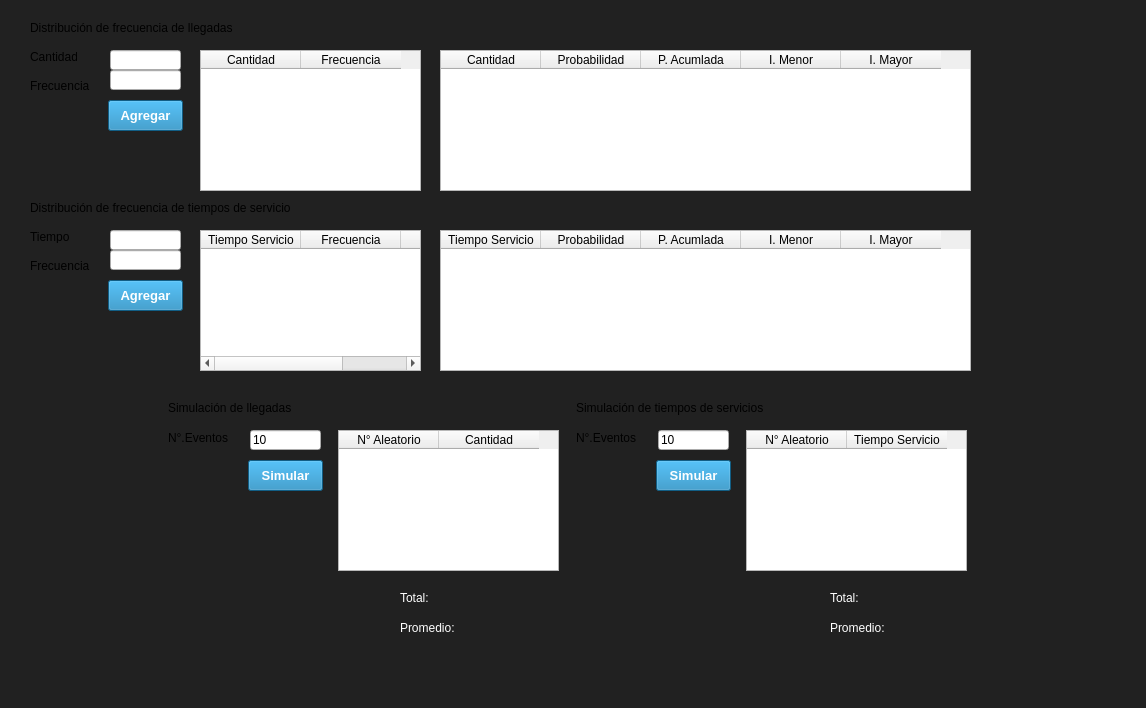
<?xml version="1.0" encoding="UTF-8"?>
<ui version="4.0">
 <class>Principal3</class>
 <widget class="QWidget" name="Principal3">
  <property name="geometry">
   <rect>
    <x>0</x>
    <y>0</y>
    <width>1146</width>
    <height>708</height>
   </rect>
  </property>
  <property name="windowTitle">
   <string>Form</string>
  </property>
  <property name="styleSheet">
   <string notr="true">#Principal3{
	background:#212121;
}

.QLabel{
	background:#212121;
}

.QLineEdit{
	
	font: 75 7.5pt &quot;Arial&quot;;
}
.QPushButton{
	font-family: Arial, Verdana;
	color:#ffffff;
	background-color: #1883BA;
	padding:5px;
	font-weight: 600;
	font-size: 13px;
}
</string>
  </property>
  <widget class="QLineEdit" name="txtFrecuenciaCantidad">
   <property name="geometry">
    <rect>
     <x>110</x>
     <y>70</y>
     <width>71</width>
     <height>20</height>
    </rect>
   </property>
  </widget>
  <widget class="QTableWidget" name="tabla_funcion">
   <property name="enabled">
    <bool>true</bool>
   </property>
   <property name="geometry">
    <rect>
     <x>200</x>
     <y>50</y>
     <width>221</width>
     <height>141</height>
    </rect>
   </property>
   <property name="cursor" stdset="0">
    <cursorShape>PointingHandCursor</cursorShape>
   </property>
   <property name="statusTip">
    <string/>
   </property>
   <property name="editTriggers">
    <set>QAbstractItemView::NoEditTriggers</set>
   </property>
   <property name="dragDropOverwriteMode">
    <bool>true</bool>
   </property>
   <property name="rowCount">
    <number>0</number>
   </property>
   <property name="columnCount">
    <number>2</number>
   </property>
   <column>
    <property name="text">
     <string>Cantidad</string>
    </property>
   </column>
   <column>
    <property name="text">
     <string>Frecuencia</string>
    </property>
   </column>
  </widget>
  <widget class="QLabel" name="label_9">
   <property name="geometry">
    <rect>
     <x>168</x>
     <y>430</y>
     <width>61</width>
     <height>16</height>
    </rect>
   </property>
   <property name="text">
    <string>N°.Eventos</string>
   </property>
  </widget>
  <widget class="QLineEdit" name="txtEventos">
   <property name="geometry">
    <rect>
     <x>250</x>
     <y>430</y>
     <width>71</width>
     <height>20</height>
    </rect>
   </property>
   <property name="text">
    <string>10</string>
   </property>
  </widget>
  <widget class="QTableWidget" name="tabla_completa">
   <property name="enabled">
    <bool>true</bool>
   </property>
   <property name="geometry">
    <rect>
     <x>440</x>
     <y>50</y>
     <width>531</width>
     <height>141</height>
    </rect>
   </property>
   <property name="cursor" stdset="0">
    <cursorShape>PointingHandCursor</cursorShape>
   </property>
   <property name="statusTip">
    <string/>
   </property>
   <property name="editTriggers">
    <set>QAbstractItemView::NoEditTriggers</set>
   </property>
   <property name="dragDropOverwriteMode">
    <bool>true</bool>
   </property>
   <property name="rowCount">
    <number>0</number>
   </property>
   <property name="columnCount">
    <number>5</number>
   </property>
   <column>
    <property name="text">
     <string>Cantidad</string>
    </property>
   </column>
   <column>
    <property name="text">
     <string>Probabilidad</string>
    </property>
   </column>
   <column>
    <property name="text">
     <string>P. Acumlada</string>
    </property>
   </column>
   <column>
    <property name="text">
     <string>I. Menor</string>
    </property>
   </column>
   <column>
    <property name="text">
     <string>I. Mayor</string>
    </property>
   </column>
  </widget>
  <widget class="QLabel" name="label_8">
   <property name="geometry">
    <rect>
     <x>30</x>
     <y>50</y>
     <width>47</width>
     <height>13</height>
    </rect>
   </property>
   <property name="text">
    <string>Cantidad</string>
   </property>
  </widget>
  <widget class="QTableWidget" name="tabla_simulacion">
   <property name="enabled">
    <bool>true</bool>
   </property>
   <property name="geometry">
    <rect>
     <x>338</x>
     <y>430</y>
     <width>221</width>
     <height>141</height>
    </rect>
   </property>
   <property name="cursor" stdset="0">
    <cursorShape>PointingHandCursor</cursorShape>
   </property>
   <property name="statusTip">
    <string/>
   </property>
   <property name="editTriggers">
    <set>QAbstractItemView::NoEditTriggers</set>
   </property>
   <property name="dragDropOverwriteMode">
    <bool>true</bool>
   </property>
   <property name="rowCount">
    <number>0</number>
   </property>
   <property name="columnCount">
    <number>2</number>
   </property>
   <column>
    <property name="text">
     <string>N° Aleatorio</string>
    </property>
   </column>
   <column>
    <property name="text">
     <string>Cantidad</string>
    </property>
   </column>
  </widget>
  <widget class="QLabel" name="label_11">
   <property name="geometry">
    <rect>
     <x>30</x>
     <y>70</y>
     <width>71</width>
     <height>31</height>
    </rect>
   </property>
   <property name="text">
    <string>Frecuencia</string>
   </property>
  </widget>
  <widget class="QLabel" name="label_10">
   <property name="geometry">
    <rect>
     <x>168</x>
     <y>400</y>
     <width>241</width>
     <height>16</height>
    </rect>
   </property>
   <property name="text">
    <string>Simulación de llegadas</string>
   </property>
  </widget>
  <widget class="QPushButton" name="btnAgregarDemanda">
   <property name="geometry">
    <rect>
     <x>108</x>
     <y>100</y>
     <width>75</width>
     <height>31</height>
    </rect>
   </property>
   <property name="text">
    <string>Agregar</string>
   </property>
  </widget>
  <widget class="QLabel" name="label_7">
   <property name="geometry">
    <rect>
     <x>30</x>
     <y>20</y>
     <width>231</width>
     <height>16</height>
    </rect>
   </property>
   <property name="text">
    <string>Distribución de frecuencia de llegadas</string>
   </property>
  </widget>
  <widget class="QPushButton" name="btnSimular">
   <property name="geometry">
    <rect>
     <x>248</x>
     <y>460</y>
     <width>75</width>
     <height>31</height>
    </rect>
   </property>
   <property name="text">
    <string>Simular</string>
   </property>
  </widget>
  <widget class="QLineEdit" name="txtCantidadCliente">
   <property name="geometry">
    <rect>
     <x>110</x>
     <y>50</y>
     <width>71</width>
     <height>20</height>
    </rect>
   </property>
  </widget>
  <widget class="QTableWidget" name="tabla_completa_tiempo">
   <property name="enabled">
    <bool>true</bool>
   </property>
   <property name="geometry">
    <rect>
     <x>440</x>
     <y>230</y>
     <width>531</width>
     <height>141</height>
    </rect>
   </property>
   <property name="cursor" stdset="0">
    <cursorShape>PointingHandCursor</cursorShape>
   </property>
   <property name="statusTip">
    <string/>
   </property>
   <property name="editTriggers">
    <set>QAbstractItemView::NoEditTriggers</set>
   </property>
   <property name="dragDropOverwriteMode">
    <bool>true</bool>
   </property>
   <property name="rowCount">
    <number>0</number>
   </property>
   <property name="columnCount">
    <number>5</number>
   </property>
   <column>
    <property name="text">
     <string>Tiempo Servicio</string>
    </property>
   </column>
   <column>
    <property name="text">
     <string>Probabilidad</string>
    </property>
   </column>
   <column>
    <property name="text">
     <string>P. Acumlada</string>
    </property>
   </column>
   <column>
    <property name="text">
     <string>I. Menor</string>
    </property>
   </column>
   <column>
    <property name="text">
     <string>I. Mayor</string>
    </property>
   </column>
  </widget>
  <widget class="QLabel" name="label_16">
   <property name="geometry">
    <rect>
     <x>30</x>
     <y>250</y>
     <width>71</width>
     <height>31</height>
    </rect>
   </property>
   <property name="text">
    <string>Frecuencia</string>
   </property>
  </widget>
  <widget class="QLineEdit" name="txtTiempoServicio">
   <property name="geometry">
    <rect>
     <x>110</x>
     <y>230</y>
     <width>71</width>
     <height>20</height>
    </rect>
   </property>
  </widget>
  <widget class="QTableWidget" name="tabla_funcion_tiempo">
   <property name="enabled">
    <bool>true</bool>
   </property>
   <property name="geometry">
    <rect>
     <x>200</x>
     <y>230</y>
     <width>221</width>
     <height>141</height>
    </rect>
   </property>
   <property name="cursor" stdset="0">
    <cursorShape>PointingHandCursor</cursorShape>
   </property>
   <property name="statusTip">
    <string/>
   </property>
   <property name="editTriggers">
    <set>QAbstractItemView::NoEditTriggers</set>
   </property>
   <property name="dragDropOverwriteMode">
    <bool>true</bool>
   </property>
   <property name="rowCount">
    <number>0</number>
   </property>
   <property name="columnCount">
    <number>3</number>
   </property>
   <column>
    <property name="text">
     <string>Tiempo Servicio</string>
    </property>
   </column>
   <column>
    <property name="text">
     <string>Frecuencia</string>
    </property>
   </column>
   <column>
    <property name="text">
     <string>Quitar</string>
    </property>
   </column>
  </widget>
  <widget class="QLabel" name="label_17">
   <property name="geometry">
    <rect>
     <x>30</x>
     <y>230</y>
     <width>47</width>
     <height>13</height>
    </rect>
   </property>
   <property name="text">
    <string>Tiempo</string>
   </property>
  </widget>
  <widget class="QLineEdit" name="txtFrecuenciaTiempo">
   <property name="geometry">
    <rect>
     <x>110</x>
     <y>250</y>
     <width>71</width>
     <height>20</height>
    </rect>
   </property>
  </widget>
  <widget class="QPushButton" name="btnAgregarTiempo">
   <property name="geometry">
    <rect>
     <x>108</x>
     <y>280</y>
     <width>75</width>
     <height>31</height>
    </rect>
   </property>
   <property name="text">
    <string>Agregar</string>
   </property>
  </widget>
  <widget class="QLabel" name="label_18">
   <property name="geometry">
    <rect>
     <x>30</x>
     <y>200</y>
     <width>271</width>
     <height>16</height>
    </rect>
   </property>
   <property name="text">
    <string>Distribución de frecuencia de tiempos de servicio</string>
   </property>
  </widget>
  <widget class="QLabel" name="label_19">
   <property name="geometry">
    <rect>
     <x>576</x>
     <y>430</y>
     <width>61</width>
     <height>16</height>
    </rect>
   </property>
   <property name="text">
    <string>N°.Eventos</string>
   </property>
  </widget>
  <widget class="QTableWidget" name="tabla_simulacion_2">
   <property name="enabled">
    <bool>true</bool>
   </property>
   <property name="geometry">
    <rect>
     <x>746</x>
     <y>430</y>
     <width>221</width>
     <height>141</height>
    </rect>
   </property>
   <property name="cursor" stdset="0">
    <cursorShape>PointingHandCursor</cursorShape>
   </property>
   <property name="statusTip">
    <string/>
   </property>
   <property name="editTriggers">
    <set>QAbstractItemView::NoEditTriggers</set>
   </property>
   <property name="dragDropOverwriteMode">
    <bool>true</bool>
   </property>
   <property name="rowCount">
    <number>0</number>
   </property>
   <property name="columnCount">
    <number>2</number>
   </property>
   <column>
    <property name="text">
     <string>N° Aleatorio</string>
    </property>
   </column>
   <column>
    <property name="text">
     <string>Tiempo Servicio</string>
    </property>
   </column>
  </widget>
  <widget class="QPushButton" name="btnSimularTiempos">
   <property name="geometry">
    <rect>
     <x>656</x>
     <y>460</y>
     <width>75</width>
     <height>31</height>
    </rect>
   </property>
   <property name="text">
    <string>Simular</string>
   </property>
  </widget>
  <widget class="QLabel" name="label_20">
   <property name="geometry">
    <rect>
     <x>576</x>
     <y>400</y>
     <width>221</width>
     <height>16</height>
    </rect>
   </property>
   <property name="text">
    <string>Simulación de tiempos de servicios</string>
   </property>
  </widget>
  <widget class="QLineEdit" name="txtEventos_2">
   <property name="geometry">
    <rect>
     <x>658</x>
     <y>430</y>
     <width>71</width>
     <height>20</height>
    </rect>
   </property>
   <property name="text">
    <string>10</string>
   </property>
  </widget>
  <widget class="QLabel" name="lblTotalLlegadas">
   <property name="geometry">
    <rect>
     <x>400</x>
     <y>590</y>
     <width>151</width>
     <height>16</height>
    </rect>
   </property>
   <property name="font">
    <font>
     <family>MS Shell Dlg 2</family>
     <pointsize>9</pointsize>
     <weight>9</weight>
     <italic>false</italic>
     <bold>false</bold>
    </font>
   </property>
   <property name="styleSheet">
    <string notr="true">color: rgb(255, 255, 255);
font: 75 9pt &quot;MS Shell Dlg 2&quot;;</string>
   </property>
   <property name="text">
    <string>Total:</string>
   </property>
  </widget>
  <widget class="QLabel" name="lblPromedioLlegadas">
   <property name="geometry">
    <rect>
     <x>400</x>
     <y>620</y>
     <width>151</width>
     <height>16</height>
    </rect>
   </property>
   <property name="font">
    <font>
     <family>MS Shell Dlg 2</family>
     <pointsize>9</pointsize>
     <weight>9</weight>
     <italic>false</italic>
     <bold>false</bold>
    </font>
   </property>
   <property name="styleSheet">
    <string notr="true">color: rgb(255, 255, 255);
font: 75 9pt &quot;MS Shell Dlg 2&quot;;</string>
   </property>
   <property name="text">
    <string>Promedio:</string>
   </property>
  </widget>
  <widget class="QLabel" name="lblTotalServicio">
   <property name="geometry">
    <rect>
     <x>830</x>
     <y>590</y>
     <width>131</width>
     <height>16</height>
    </rect>
   </property>
   <property name="font">
    <font>
     <family>MS Shell Dlg 2</family>
     <pointsize>9</pointsize>
     <weight>9</weight>
     <italic>false</italic>
     <bold>false</bold>
    </font>
   </property>
   <property name="styleSheet">
    <string notr="true">color: rgb(255, 255, 255);
font: 75 9pt &quot;MS Shell Dlg 2&quot;;</string>
   </property>
   <property name="text">
    <string>Total:</string>
   </property>
  </widget>
  <widget class="QLabel" name="lblPromedioServicio">
   <property name="geometry">
    <rect>
     <x>830</x>
     <y>620</y>
     <width>131</width>
     <height>16</height>
    </rect>
   </property>
   <property name="font">
    <font>
     <family>MS Shell Dlg 2</family>
     <pointsize>9</pointsize>
     <weight>9</weight>
     <italic>false</italic>
     <bold>false</bold>
    </font>
   </property>
   <property name="styleSheet">
    <string notr="true">color: rgb(255, 255, 255);
font: 75 9pt &quot;MS Shell Dlg 2&quot;;</string>
   </property>
   <property name="text">
    <string>Promedio:</string>
   </property>
  </widget>
 </widget>
 <tabstops>
  <tabstop>txtCantidadCliente</tabstop>
  <tabstop>txtFrecuenciaCantidad</tabstop>
  <tabstop>btnAgregarDemanda</tabstop>
  <tabstop>txtTiempoServicio</tabstop>
  <tabstop>txtFrecuenciaTiempo</tabstop>
  <tabstop>btnAgregarTiempo</tabstop>
  <tabstop>txtEventos</tabstop>
  <tabstop>btnSimular</tabstop>
  <tabstop>txtEventos_2</tabstop>
  <tabstop>btnSimularTiempos</tabstop>
  <tabstop>tabla_funcion</tabstop>
  <tabstop>tabla_completa</tabstop>
  <tabstop>tabla_funcion_tiempo</tabstop>
  <tabstop>tabla_completa_tiempo</tabstop>
  <tabstop>tabla_simulacion</tabstop>
  <tabstop>tabla_simulacion_2</tabstop>
 </tabstops>
 <resources/>
 <connections/>
</ui>
